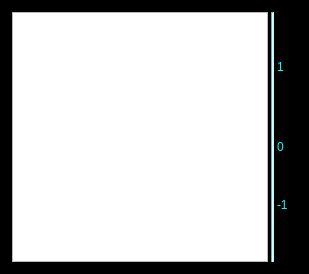
            <widget class="QFrame" name="frame_20">
             <property name="sizePolicy">
              <sizepolicy hsizetype="Expanding" vsizetype="Expanding">
               <horstretch>0</horstretch>
               <verstretch>0</verstretch>
              </sizepolicy>
             </property>
             <property name="palette">
              <palette>
               <active>
                <colorrole role="Button">
                 <brush brushstyle="SolidPattern">
                  <color alpha="255">
                   <red>0</red>
                   <green>0</green>
                   <blue>0</blue>
                  </color>
                 </brush>
                </colorrole>
                <colorrole role="Base">
                 <brush brushstyle="SolidPattern">
                  <color alpha="255">
                   <red>0</red>
                   <green>0</green>
                   <blue>0</blue>
                  </color>
                 </brush>
                </colorrole>
                <colorrole role="Window">
                 <brush brushstyle="SolidPattern">
                  <color alpha="255">
                   <red>0</red>
                   <green>0</green>
                   <blue>0</blue>
                  </color>
                 </brush>
                </colorrole>
               </active>
               <inactive>
                <colorrole role="Button">
                 <brush brushstyle="SolidPattern">
                  <color alpha="255">
                   <red>0</red>
                   <green>0</green>
                   <blue>0</blue>
                  </color>
                 </brush>
                </colorrole>
                <colorrole role="Base">
                 <brush brushstyle="SolidPattern">
                  <color alpha="255">
                   <red>0</red>
                   <green>0</green>
                   <blue>0</blue>
                  </color>
                 </brush>
                </colorrole>
                <colorrole role="Window">
                 <brush brushstyle="SolidPattern">
                  <color alpha="255">
                   <red>0</red>
                   <green>0</green>
                   <blue>0</blue>
                  </color>
                 </brush>
                </colorrole>
               </inactive>
               <disabled>
                <colorrole role="Button">
                 <brush brushstyle="SolidPattern">
                  <color alpha="255">
                   <red>0</red>
                   <green>0</green>
                   <blue>0</blue>
                  </color>
                 </brush>
                </colorrole>
                <colorrole role="Base">
                 <brush brushstyle="SolidPattern">
                  <color alpha="255">
                   <red>0</red>
                   <green>0</green>
                   <blue>0</blue>
                  </color>
                 </brush>
                </colorrole>
                <colorrole role="Window">
                 <brush brushstyle="SolidPattern">
                  <color alpha="255">
                   <red>0</red>
                   <green>0</green>
                   <blue>0</blue>
                  </color>
                 </brush>
                </colorrole>
               </disabled>
              </palette>
             </property>
             <property name="autoFillBackground">
              <bool>false</bool>
             </property>
             <property name="styleSheet">
              <string notr="true">QFrame #frame_20 {
    background-color: rgb(0, 0, 0);
}</string>
             </property>
             <property name="frameShape">
              <enum>QFrame::StyledPanel</enum>
             </property>
             <property name="frameShadow">
              <enum>QFrame::Raised</enum>
             </property>
             <layout class="QHBoxLayout" name="horizontalLayout_12">
              <item>
               <layout class="QHBoxLayout" name="horizontalLayout_9">
                <property name="spacing">
                 <number>3</number>
                </property>
                <item>
                 <widget class="PyDMWaveformPlot" name="wfpBRawPlusWeight">
                  <property name="sizePolicy">
                   <sizepolicy hsizetype="Expanding" vsizetype="Minimum">
                    <horstretch>0</horstretch>
                    <verstretch>0</verstretch>
                   </sizepolicy>
                  </property>
                  <property name="minimumSize">
                   <size>
                    <width>0</width>
                    <height>250</height>
                   </size>
                  </property>
                  <property name="toolTip">
                   <string/>
                  </property>
                  <property name="whatsThis">
                   <string>
    PyDMWaveformPlot is a widget to plot one or more waveforms.

    Each curve can plot either a Y-axis waveform vs. its indices,
    or a Y-axis waveform against an X-axis waveform.

    Parameters
    ----------
    parent : optional
        The parent of this widget.
    init_x_channels: optional
        init_x_channels can be a string with the address for a channel,
        or a list of strings, each containing an address for a channel.
        If not specified, y-axis waveforms will be plotted against their
        indices. If a list is specified for both init_x_channels and
        init_y_channels, they both must have the same length.
        If a single x channel was specified, and a list of y channels are
        specified, all y channels will be plotted against the same x channel.
    init_y_channels: optional
        init_y_channels can be a string with the address for a channel,
        or a list of strings, each containing an address for a channel.
        If a list is specified for both init_x_channels and init_y_channels,
        they both must have the same length.
        If a single x channel was specified, and a list of y channels are
        specified, all y channels will be plotted against the same x channel.
    background: optional
        The background color for the plot.  Accepts any arguments that
        pyqtgraph.mkColor will accept.
    </string>
                  </property>
                  <property name="axisColor">
                   <color>
                    <red>0</red>
                    <green>170</green>
                    <blue>0</blue>
                   </color>
                  </property>
                  <property name="title" stdset="0">
                   <string>${INST}B Raw + Weight Function</string>
                  </property>
                  <property name="maxRedrawRate" stdset="0">
                   <number>30</number>
                  </property>
                  <property name="curves">
                   <stringlist>
                    <string>{&quot;y_channel&quot;: &quot;ca://BLEN:${AREA}:${POS}:${INST}B:RWF_U16.VALA&quot;, &quot;x_channel&quot;: &quot;ca://BLEN:${AREA}:${POS}:${INST}B:SampTime.VALA&quot;, &quot;name&quot;: &quot;${INST}B Raw Waveform&quot;, &quot;color&quot;: &quot;#00aa00&quot;, &quot;lineStyle&quot;: 1, &quot;lineWidth&quot;: 1, &quot;symbol&quot;: null, &quot;symbolSize&quot;: 10, &quot;redraw_mode&quot;: 2}</string>
                    <string>{&quot;y_channel&quot;: &quot;ca://BLEN:${AREA}:${POS}:${INST}B_SCL_VWF.AVAL&quot;, &quot;x_channel&quot;: &quot;ca://BLEN:${AREA}:${POS}:${INST}B:SampTime.VALA&quot;, &quot;name&quot;: &quot;${INST}B Weight Function&quot;, &quot;color&quot;: &quot;cyan&quot;, &quot;lineStyle&quot;: 2, &quot;lineWidth&quot;: 1, &quot;symbol&quot;: null, &quot;symbolSize&quot;: 10, &quot;redraw_mode&quot;: 2}</string>
                   </stringlist>
                  </property>
                  <property name="autoRangeX">
                   <bool>true</bool>
                  </property>
                  <property name="minXRange">
                   <double>0.000000000000000</double>
                  </property>
                  <property name="maxXRange">
                   <double>1.000000000000000</double>
                  </property>
                  <property name="autoRangeY">
                   <bool>true</bool>
                  </property>
                  <property name="minYRange">
                   <double>0.000000000000000</double>
                  </property>
                  <property name="maxYRange">
                   <double>1.000000000000000</double>
                  </property>
                 </widget>
                </item>
                <item>
                 <widget class="Line" name="line_3">
                  <property name="palette">
                   <palette>
                    <active>
                     <colorrole role="Button">
                      <brush brushstyle="SolidPattern">
                       <color alpha="255">
                        <red>180</red>
                        <green>255</green>
                        <blue>255</blue>
                       </color>
                      </brush>
                     </colorrole>
                     <colorrole role="Base">
                      <brush brushstyle="SolidPattern">
                       <color alpha="255">
                        <red>180</red>
                        <green>255</green>
                        <blue>255</blue>
                       </color>
                      </brush>
                     </colorrole>
                     <colorrole role="Window">
                      <brush brushstyle="SolidPattern">
                       <color alpha="255">
                        <red>180</red>
                        <green>255</green>
                        <blue>255</blue>
                       </color>
                      </brush>
                     </colorrole>
                    </active>
                    <inactive>
                     <colorrole role="Button">
                      <brush brushstyle="SolidPattern">
                       <color alpha="255">
                        <red>180</red>
                        <green>255</green>
                        <blue>255</blue>
                       </color>
                      </brush>
                     </colorrole>
                     <colorrole role="Base">
                      <brush brushstyle="SolidPattern">
                       <color alpha="255">
                        <red>180</red>
                        <green>255</green>
                        <blue>255</blue>
                       </color>
                      </brush>
                     </colorrole>
                     <colorrole role="Window">
                      <brush brushstyle="SolidPattern">
                       <color alpha="255">
                        <red>180</red>
                        <green>255</green>
                        <blue>255</blue>
                       </color>
                      </brush>
                     </colorrole>
                    </inactive>
                    <disabled>
                     <colorrole role="Button">
                      <brush brushstyle="SolidPattern">
                       <color alpha="255">
                        <red>180</red>
                        <green>255</green>
                        <blue>255</blue>
                       </color>
                      </brush>
                     </colorrole>
                     <colorrole role="Base">
                      <brush brushstyle="SolidPattern">
                       <color alpha="255">
                        <red>180</red>
                        <green>255</green>
                        <blue>255</blue>
                       </color>
                      </brush>
                     </colorrole>
                     <colorrole role="Window">
                      <brush brushstyle="SolidPattern">
                       <color alpha="255">
                        <red>180</red>
                        <green>255</green>
                        <blue>255</blue>
                       </color>
                      </brush>
                     </colorrole>
                    </disabled>
                   </palette>
                  </property>
                  <property name="styleSheet">
                   <string notr="true">background-color: rgb(180, 255, 255);</string>
                  </property>
                  <property name="lineWidth">
                   <number>1</number>
                  </property>
                  <property name="orientation">
                   <enum>Qt::Vertical</enum>
                  </property>
                 </widget>
                </item>
                <item>
                 <layout class="QVBoxLayout" name="verticalLayout_6">
                  <property name="spacing">
                   <number>0</number>
                  </property>
                  <item>
                   <spacer name="verticalSpacer_9">
                    <property name="orientation">
                     <enum>Qt::Vertical</enum>
                    </property>
                    <property name="sizeType">
                     <enum>QSizePolicy::Fixed</enum>
                    </property>
                    <property name="sizeHint" stdset="0">
                     <size>
                      <width>20</width>
                      <height>40</height>
                     </size>
                    </property>
                   </spacer>
                  </item>
                  <item>
                   <widget class="QLabel" name="label_20">
                    <property name="minimumSize">
                     <size>
                      <width>0</width>
                      <height>30</height>
                     </size>
                    </property>
                    <property name="maximumSize">
                     <size>
                      <width>16777215</width>
                      <height>30</height>
                     </size>
                    </property>
                    <property name="palette">
                     <palette>
                      <active>
                       <colorrole role="WindowText">
                        <brush brushstyle="SolidPattern">
                         <color alpha="255">
                          <red>0</red>
                          <green>255</green>
                          <blue>255</blue>
                         </color>
                        </brush>
                       </colorrole>
                       <colorrole role="Button">
                        <brush brushstyle="SolidPattern">
                         <color alpha="255">
                          <red>0</red>
                          <green>0</green>
                          <blue>0</blue>
                         </color>
                        </brush>
                       </colorrole>
                       <colorrole role="Base">
                        <brush brushstyle="SolidPattern">
                         <color alpha="255">
                          <red>0</red>
                          <green>0</green>
                          <blue>0</blue>
                         </color>
                        </brush>
                       </colorrole>
                       <colorrole role="Window">
                        <brush brushstyle="SolidPattern">
                         <color alpha="255">
                          <red>0</red>
                          <green>0</green>
                          <blue>0</blue>
                         </color>
                        </brush>
                       </colorrole>
                      </active>
                      <inactive>
                       <colorrole role="WindowText">
                        <brush brushstyle="SolidPattern">
                         <color alpha="255">
                          <red>0</red>
                          <green>255</green>
                          <blue>255</blue>
                         </color>
                        </brush>
                       </colorrole>
                       <colorrole role="Button">
                        <brush brushstyle="SolidPattern">
                         <color alpha="255">
                          <red>0</red>
                          <green>0</green>
                          <blue>0</blue>
                         </color>
                        </brush>
                       </colorrole>
                       <colorrole role="Base">
                        <brush brushstyle="SolidPattern">
                         <color alpha="255">
                          <red>0</red>
                          <green>0</green>
                          <blue>0</blue>
                         </color>
                        </brush>
                       </colorrole>
                       <colorrole role="Window">
                        <brush brushstyle="SolidPattern">
                         <color alpha="255">
                          <red>0</red>
                          <green>0</green>
                          <blue>0</blue>
                         </color>
                        </brush>
                       </colorrole>
                      </inactive>
                      <disabled>
                       <colorrole role="WindowText">
                        <brush brushstyle="SolidPattern">
                         <color alpha="255">
                          <red>190</red>
                          <green>190</green>
                          <blue>190</blue>
                         </color>
                        </brush>
                       </colorrole>
                       <colorrole role="Button">
                        <brush brushstyle="SolidPattern">
                         <color alpha="255">
                          <red>0</red>
                          <green>0</green>
                          <blue>0</blue>
                         </color>
                        </brush>
                       </colorrole>
                       <colorrole role="Base">
                        <brush brushstyle="SolidPattern">
                         <color alpha="255">
                          <red>0</red>
                          <green>0</green>
                          <blue>0</blue>
                         </color>
                        </brush>
                       </colorrole>
                       <colorrole role="Window">
                        <brush brushstyle="SolidPattern">
                         <color alpha="255">
                          <red>0</red>
                          <green>0</green>
                          <blue>0</blue>
                         </color>
                        </brush>
                       </colorrole>
                      </disabled>
                     </palette>
                    </property>
                    <property name="toolTip">
                     <string/>
                    </property>
                    <property name="statusTip">
                     <string/>
                    </property>
                    <property name="styleSheet">
                     <string notr="true">background-color: rgb(0, 0, 0);</string>
                    </property>
                    <property name="lineWidth">
                     <number>0</number>
                    </property>
                    <property name="text">
                     <string>1</string>
                    </property>
                   </widget>
                  </item>
                  <item>
                   <spacer name="verticalSpacer_10">
                    <property name="orientation">
                     <enum>Qt::Vertical</enum>
                    </property>
                    <property name="sizeType">
                     <enum>QSizePolicy::MinimumExpanding</enum>
                    </property>
                    <property name="sizeHint" stdset="0">
                     <size>
                      <width>20</width>
                      <height>20</height>
                     </size>
                    </property>
                   </spacer>
                  </item>
                  <item>
                   <widget class="QLabel" name="label_21">
                    <property name="minimumSize">
                     <size>
                      <width>0</width>
                      <height>63</height>
                     </size>
                    </property>
                    <property name="maximumSize">
                     <size>
                      <width>16777215</width>
                      <height>50</height>
                     </size>
                    </property>
                    <property name="palette">
                     <palette>
                      <active>
                       <colorrole role="WindowText">
                        <brush brushstyle="SolidPattern">
                         <color alpha="255">
                          <red>0</red>
                          <green>255</green>
                          <blue>255</blue>
                         </color>
                        </brush>
                       </colorrole>
                       <colorrole role="Button">
                        <brush brushstyle="SolidPattern">
                         <color alpha="255">
                          <red>0</red>
                          <green>0</green>
                          <blue>0</blue>
                         </color>
                        </brush>
                       </colorrole>
                       <colorrole role="Base">
                        <brush brushstyle="SolidPattern">
                         <color alpha="255">
                          <red>0</red>
                          <green>0</green>
                          <blue>0</blue>
                         </color>
                        </brush>
                       </colorrole>
                       <colorrole role="Window">
                        <brush brushstyle="SolidPattern">
                         <color alpha="255">
                          <red>0</red>
                          <green>0</green>
                          <blue>0</blue>
                         </color>
                        </brush>
                       </colorrole>
                      </active>
                      <inactive>
                       <colorrole role="WindowText">
                        <brush brushstyle="SolidPattern">
                         <color alpha="255">
                          <red>0</red>
                          <green>255</green>
                          <blue>255</blue>
                         </color>
                        </brush>
                       </colorrole>
                       <colorrole role="Button">
                        <brush brushstyle="SolidPattern">
                         <color alpha="255">
                          <red>0</red>
                          <green>0</green>
                          <blue>0</blue>
                         </color>
                        </brush>
                       </colorrole>
                       <colorrole role="Base">
                        <brush brushstyle="SolidPattern">
                         <color alpha="255">
                          <red>0</red>
                          <green>0</green>
                          <blue>0</blue>
                         </color>
                        </brush>
                       </colorrole>
                       <colorrole role="Window">
                        <brush brushstyle="SolidPattern">
                         <color alpha="255">
                          <red>0</red>
                          <green>0</green>
                          <blue>0</blue>
                         </color>
                        </brush>
                       </colorrole>
                      </inactive>
                      <disabled>
                       <colorrole role="WindowText">
                        <brush brushstyle="SolidPattern">
                         <color alpha="255">
                          <red>190</red>
                          <green>190</green>
                          <blue>190</blue>
                         </color>
                        </brush>
                       </colorrole>
                       <colorrole role="Button">
                        <brush brushstyle="SolidPattern">
                         <color alpha="255">
                          <red>0</red>
                          <green>0</green>
                          <blue>0</blue>
                         </color>
                        </brush>
                       </colorrole>
                       <colorrole role="Base">
                        <brush brushstyle="SolidPattern">
                         <color alpha="255">
                          <red>0</red>
                          <green>0</green>
                          <blue>0</blue>
                         </color>
                        </brush>
                       </colorrole>
                       <colorrole role="Window">
                        <brush brushstyle="SolidPattern">
                         <color alpha="255">
                          <red>0</red>
                          <green>0</green>
                          <blue>0</blue>
                         </color>
                        </brush>
                       </colorrole>
                      </disabled>
                     </palette>
                    </property>
                    <property name="toolTip">
                     <string>Weight function scale</string>
                    </property>
                    <property name="whatsThis">
                     <string/>
                    </property>
                    <property name="styleSheet">
                     <string notr="true">background-color: rgb(0, 0, 0);</string>
                    </property>
                    <property name="text">
                     <string>0</string>
                    </property>
                   </widget>
                  </item>
                  <item>
                   <spacer name="verticalSpacer_11">
                    <property name="orientation">
                     <enum>Qt::Vertical</enum>
                    </property>
                    <property name="sizeType">
                     <enum>QSizePolicy::MinimumExpanding</enum>
                    </property>
                    <property name="sizeHint" stdset="0">
                     <size>
                      <width>20</width>
                      <height>20</height>
                     </size>
                    </property>
                   </spacer>
                  </item>
                  <item>
                   <widget class="QLabel" name="label_22">
                    <property name="minimumSize">
                     <size>
                      <width>0</width>
                      <height>0</height>
                     </size>
                    </property>
                    <property name="palette">
                     <palette>
                      <active>
                       <colorrole role="WindowText">
                        <brush brushstyle="SolidPattern">
                         <color alpha="255">
                          <red>0</red>
                          <green>255</green>
                          <blue>255</blue>
                         </color>
                        </brush>
                       </colorrole>
                       <colorrole role="Button">
                        <brush brushstyle="SolidPattern">
                         <color alpha="255">
                          <red>0</red>
                          <green>0</green>
                          <blue>0</blue>
                         </color>
                        </brush>
                       </colorrole>
                       <colorrole role="Base">
                        <brush brushstyle="SolidPattern">
                         <color alpha="255">
                          <red>0</red>
                          <green>0</green>
                          <blue>0</blue>
                         </color>
                        </brush>
                       </colorrole>
                       <colorrole role="Window">
                        <brush brushstyle="SolidPattern">
                         <color alpha="255">
                          <red>0</red>
                          <green>0</green>
                          <blue>0</blue>
                         </color>
                        </brush>
                       </colorrole>
                      </active>
                      <inactive>
                       <colorrole role="WindowText">
                        <brush brushstyle="SolidPattern">
                         <color alpha="255">
                          <red>0</red>
                          <green>255</green>
                          <blue>255</blue>
                         </color>
                        </brush>
                       </colorrole>
                       <colorrole role="Button">
                        <brush brushstyle="SolidPattern">
                         <color alpha="255">
                          <red>0</red>
                          <green>0</green>
                          <blue>0</blue>
                         </color>
                        </brush>
                       </colorrole>
                       <colorrole role="Base">
                        <brush brushstyle="SolidPattern">
                         <color alpha="255">
                          <red>0</red>
                          <green>0</green>
                          <blue>0</blue>
                         </color>
                        </brush>
                       </colorrole>
                       <colorrole role="Window">
                        <brush brushstyle="SolidPattern">
                         <color alpha="255">
                          <red>0</red>
                          <green>0</green>
                          <blue>0</blue>
                         </color>
                        </brush>
                       </colorrole>
                      </inactive>
                      <disabled>
                       <colorrole role="WindowText">
                        <brush brushstyle="SolidPattern">
                         <color alpha="255">
                          <red>190</red>
                          <green>190</green>
                          <blue>190</blue>
                         </color>
                        </brush>
                       </colorrole>
                       <colorrole role="Button">
                        <brush brushstyle="SolidPattern">
                         <color alpha="255">
                          <red>0</red>
                          <green>0</green>
                          <blue>0</blue>
                         </color>
                        </brush>
                       </colorrole>
                       <colorrole role="Base">
                        <brush brushstyle="SolidPattern">
                         <color alpha="255">
                          <red>0</red>
                          <green>0</green>
                          <blue>0</blue>
                         </color>
                        </brush>
                       </colorrole>
                       <colorrole role="Window">
                        <brush brushstyle="SolidPattern">
                         <color alpha="255">
                          <red>0</red>
                          <green>0</green>
                          <blue>0</blue>
                         </color>
                        </brush>
                       </colorrole>
                      </disabled>
                     </palette>
                    </property>
                    <property name="styleSheet">
                     <string notr="true">background-color: rgb(0, 0, 0);</string>
                    </property>
                    <property name="text">
                     <string>-1</string>
                    </property>
                   </widget>
                  </item>
                  <item>
                   <spacer name="verticalSpacer_12">
                    <property name="orientation">
                     <enum>Qt::Vertical</enum>
                    </property>
                    <property name="sizeType">
                     <enum>QSizePolicy::Fixed</enum>
                    </property>
                    <property name="sizeHint" stdset="0">
                     <size>
                      <width>20</width>
                      <height>50</height>
                     </size>
                    </property>
                   </spacer>
                  </item>
                 </layout>
                </item>
               </layout>
              </item>
             </layout>
            </widget>
